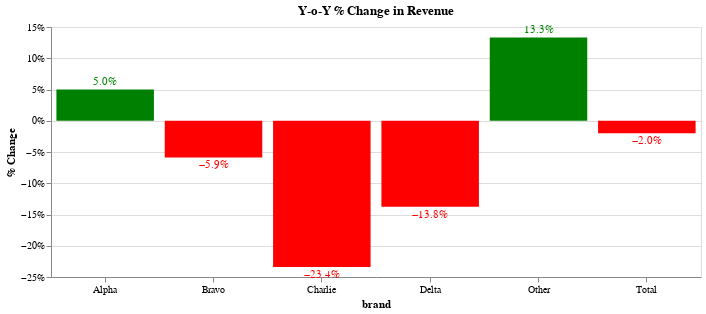

Notebook cell for this chart:
### Code cell
base = alt.Chart(annual_change_sales).encode(
    x=alt.X("brand:N", 
            axis=alt.Axis(labelAngle=0)
    ),
    y=alt.Y("% Change:Q",
            axis=alt.Axis(format=".0%")
    ),
    color=alt.condition(
        alt.datum["% Change"] > 0, # fixed this 
        alt.value("green"),  # The positive color
        alt.value("red")  # The negative color
    ),
    text=alt.Text(
        '% Change',
        format=(".1%")
    )
        
).properties(
    width=650,
    height=250,
    title='Y-o-Y % Change in Revenue'
)

chart = base.mark_bar() + base.mark_text(align='center', 
                                 baseline=alt.expr(alt.expr.if_(alt.datum['% Change'] >= 0, 'bottom', 'top')),
                                 dy=alt.expr(alt.expr.if_(alt.datum['% Change'] >= 0, -2, 2)),
                                 dx=0)
chart.show()

### Figure 1 — Vega-Lite specification as saved in the notebook (floating-point values rounded to 4 significant figures)
{"$schema": "https://vega.github.io/schema/vega-lite/v5.20.1.json", "config": {"view": {"continuousHeight": 300, "continuousWidth": 300}}, "data": {"name": "data-83fc2058f5f49f8580120e6c626b599b"}, "datasets": {"data-83fc2058f5f49f8580120e6c626b599b": [{"% Change": 0.05004, "brand": "Alpha", "year": 2}, {"% Change": -0.05861, "brand": "Bravo", "year": 2}, {"% Change": -0.234, "brand": "Charlie", "year": 2}, {"% Change": -0.1378, "brand": "Delta", "year": 2}, {"% Change": 0.1333, "brand": "Other", "year": 2}, {"% Change": -0.01999, "brand": "Total", "year": 2}]}, "height": 250, "layer": [{"encoding": {"color": {"condition": {"test": "(datum['% Change'] > 0)", "value": "green"}, "value": "red"}, "text": {"field": "% Change", "format": ".1%", "type": "quantitative"}, "x": {"axis": {"labelAngle": 0}, "field": "brand", "type": "nominal"}, "y": {"axis": {"format": ".0%"}, "field": "% Change", "type": "quantitative"}}, "mark": {"type": "bar"}, "title": "Y-o-Y % Change in Revenue"}, {"encoding": {"color": {"condition": {"test": "(datum['% Change'] > 0)", "value": "green"}, "value": "red"}, "text": {"field": "% Change", "format": ".1%", "type": "quantitative"}, "x": {"axis": {"labelAngle": 0}, "field": "brand", "type": "nominal"}, "y": {"axis": {"format": ".0%"}, "field": "% Change", "type": "quantitative"}}, "mark": {"align": "center", "baseline": {"expr": "if((datum['% Change'] >= 0),'bottom','top')"}, "dx": 0, "dy": {"expr": "if((datum['% Change'] >= 0),-2,2)"}, "type": "text"}, "title": "Y-o-Y % Change in Revenue"}], "width": 650}
